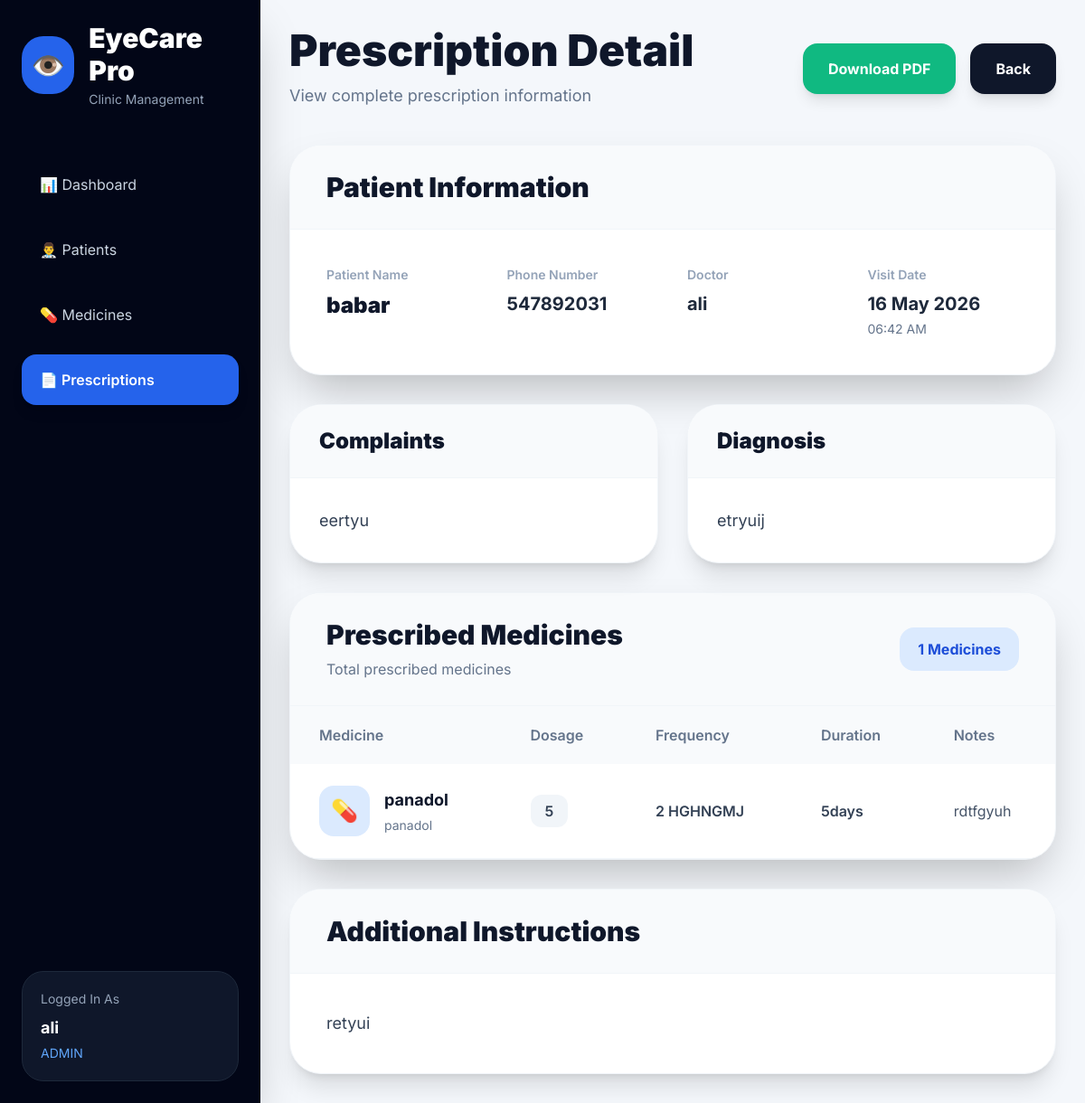
Before: /prescriptions/prescription/6/ (signed in) with the older database file.
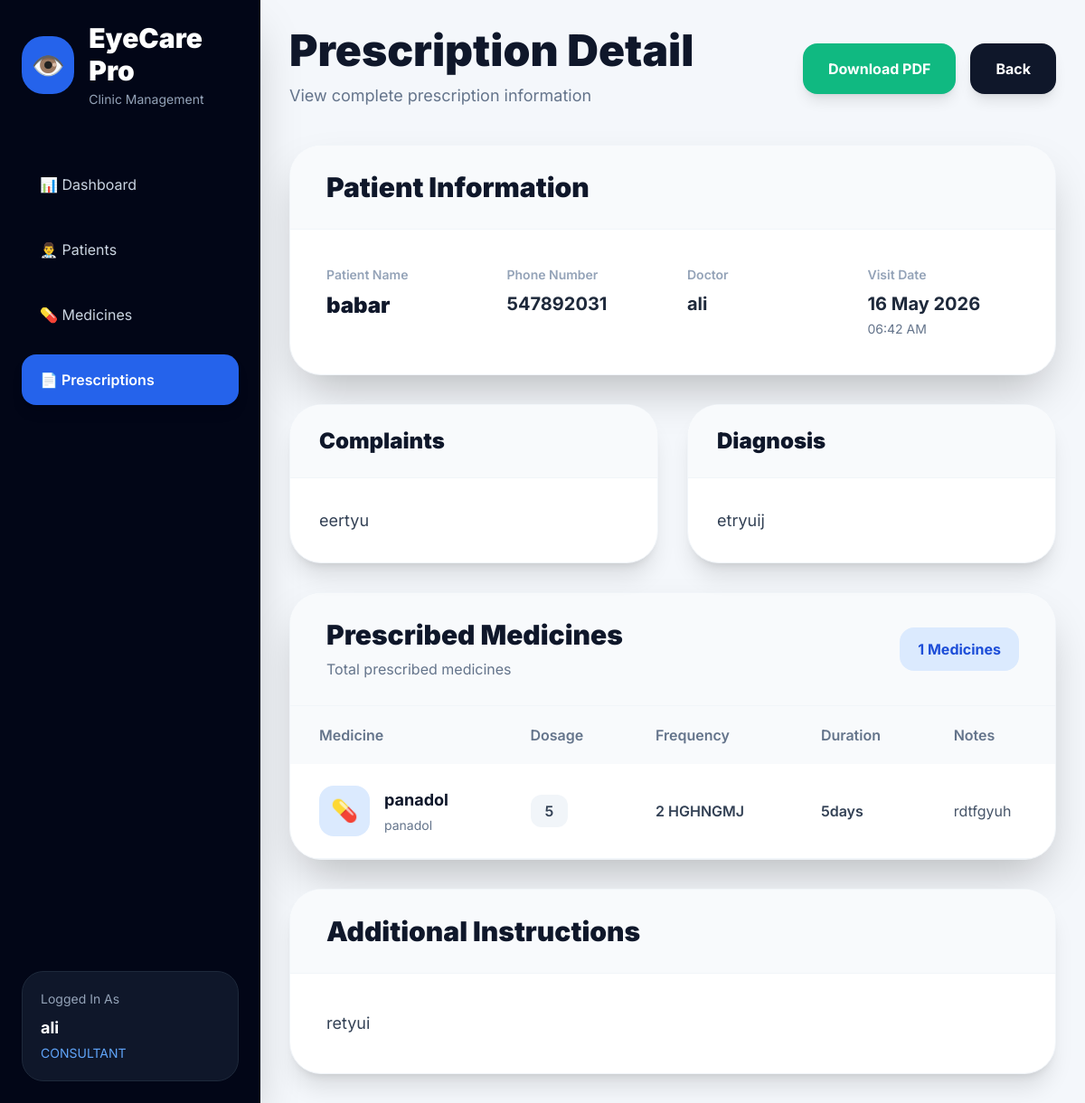
After: the same page with the newer database file.
### Userclinic/models.py (models this page shows, shortened)
class Profile(models.Model):
    ROLE_CHOICES = (
        ('ADMIN', 'Admin'),
        ('CONSULTANT', 'Consultant'),
    )
    user = models.OneToOneField(
        User,
        on_delete=models.CASCADE
    )
    role = models.CharField(
        max_length=20,
        choices=ROLE_CHOICES,
        default='CONSULTANT'
    )
    phone = models.CharField(
        max_length=20,
        blank=True,
        null=True
    )
    created_at = models.DateTimeField(
        auto_now_add=True
    )
    updated_at = models.DateTimeField(
        auto_now=True
    )

### prescriptions/views.py (the view)
def prescription_detail(request, pk):
    prescription = get_object_or_404(
        Prescription,
        id=pk
    )
    items = prescription.items.all()
    context = {
        'prescription': prescription,
        'items': items
    }
    return render(
        request,
        'prescription_detail.html',
        context
    )

### Userclinic/context_processors.py (called while the page is built)
def user_role(request):
    role = ''
    try:
        if request.user.is_authenticated:
            role = request.user.profile.role
    except Exception:
        role = ''
    return {
        'user_role': role,
        'is_admin': role == 'ADMIN',
        'is_consultant': role == 'CONSULTANT',
    }

### templates/prescription_detail.html (shortened to what the changed rows need)
<!DOCTYPE html>
<html lang="en">
<head>
    <script src="https://cdn.tailwindcss.com"></script>
</head>
<body>
<div class="flex min-h-screen">
    <aside class="w-72 bg-slate-950 text-white p-6 flex flex-col justify-between shadow-2xl">
        <div>
            <div class="mb-14">
                <div class="flex items-center gap-4">
                    <div>
                        <h1 class="text-3xl font-black">
                            EyeCare Pro
                        </h1>
                    </div>
                </div>
            </div>
        </div>
        <div class="bg-slate-900 rounded-3xl p-5 border border-slate-800">
            <p class="text-slate-400 text-sm">
                Logged In As
            </p>
            <h3 class="font-bold text-lg mt-2">
                {{ request.user.username }}
            </h3>
            <p class="text-blue-400 text-sm mt-1">
                {{ user_role }}
            </p>
        </div>
    </aside>
    <main class="flex-1 p-8 overflow-y-auto">
        <div class="flex justify-between items-center mb-10">
            <div>
                <h1 class="text-5xl font-black text-slate-900">
                    Prescription Detail
                </h1>
            </div>
        </div>
        <div class="bg-white rounded-[35px] shadow-2xl border border-slate-100 overflow-hidden mb-8">
            <div class="px-10 py-7 border-b border-slate-100 bg-slate-50">
                <h2 class="text-3xl font-black text-slate-900">
                    Patient Information
                </h2>
            </div>
        </div>
        <div class="grid grid-cols-1 lg:grid-cols-2 gap-8 mb-8">
            <div class="bg-white rounded-[35px] shadow-xl border border-slate-100 overflow-hidden">
                <div class="px-8 py-6 border-b border-slate-100 bg-slate-50">
                    <h2 class="text-2xl font-black text-slate-900">
                        Complaints
                    </h2>
                </div>
            </div>
            <div class="bg-white rounded-[35px] shadow-xl border border-slate-100 overflow-hidden">
                <div class="px-8 py-6 border-b border-slate-100 bg-slate-50">
                    <h2 class="text-2xl font-black text-slate-900">
                        Diagnosis
                    </h2>
                </div>
            </div>
        </div>
        <div class="bg-white rounded-[35px] shadow-2xl border border-slate-100 overflow-hidden mb-8">
            <div class="flex justify-between items-center px-10 py-7 border-b border-slate-100 bg-slate-50">
                <div>
                    <h2 class="text-3xl font-black text-slate-900">
                        Prescribed Medicines
                    </h2>
                </div>
            </div>
            <div class="overflow-x-auto">
                <table class="w-full">
                    <thead class="bg-slate-50">
                        <tr>
                            <th class="text-left px-8 py-5 text-slate-500 font-semibold">
                                Medicine
                            </th>
                            <th class="text-left px-8 py-5 text-slate-500 font-semibold">
                                Dosage
                            </th>
                            <th class="text-left px-8 py-5 text-slate-500 font-semibold">
                                Frequency
                            </th>
                            <th class="text-left px-8 py-5 text-slate-500 font-semibold">
                                Duration
                            </th>
                            <th class="text-left px-8 py-5 text-slate-500 font-semibold">
                                Notes
                            </th>
                        </tr>
                    </thead>
                </table>
            </div>
        </div>
        <div class="bg-white rounded-[35px] shadow-xl border border-slate-100 overflow-hidden">
            <div class="px-10 py-7 border-b border-slate-100 bg-slate-50">
                <h2 class="text-3xl font-black text-slate-900">
                    Additional Instructions
                </h2>
            </div>
        </div>
    </main>
</div>
</body>
</html>

Changed rows visible on the page:
changed Profile: role "ADMIN" → "CONSULTANT"
